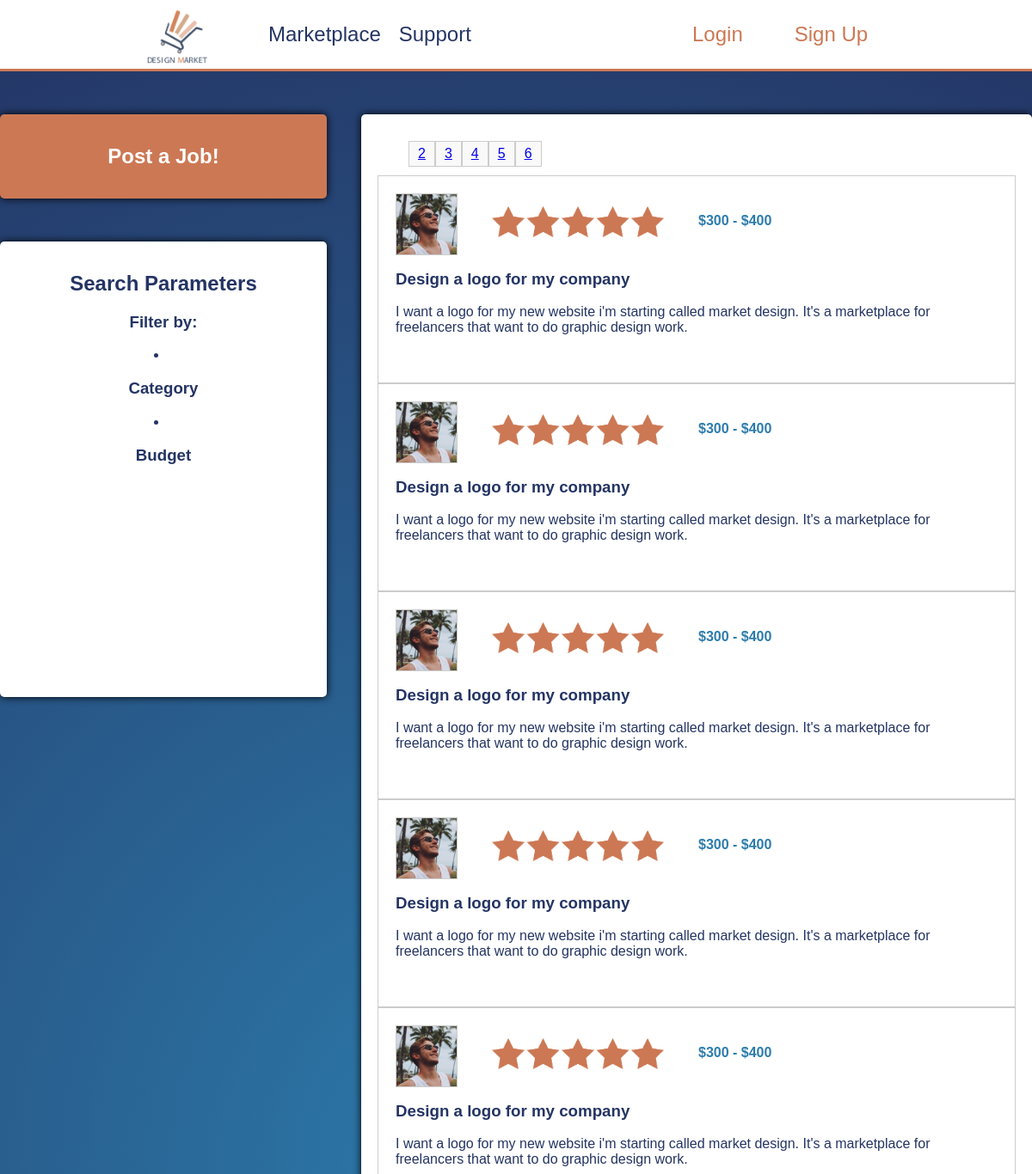
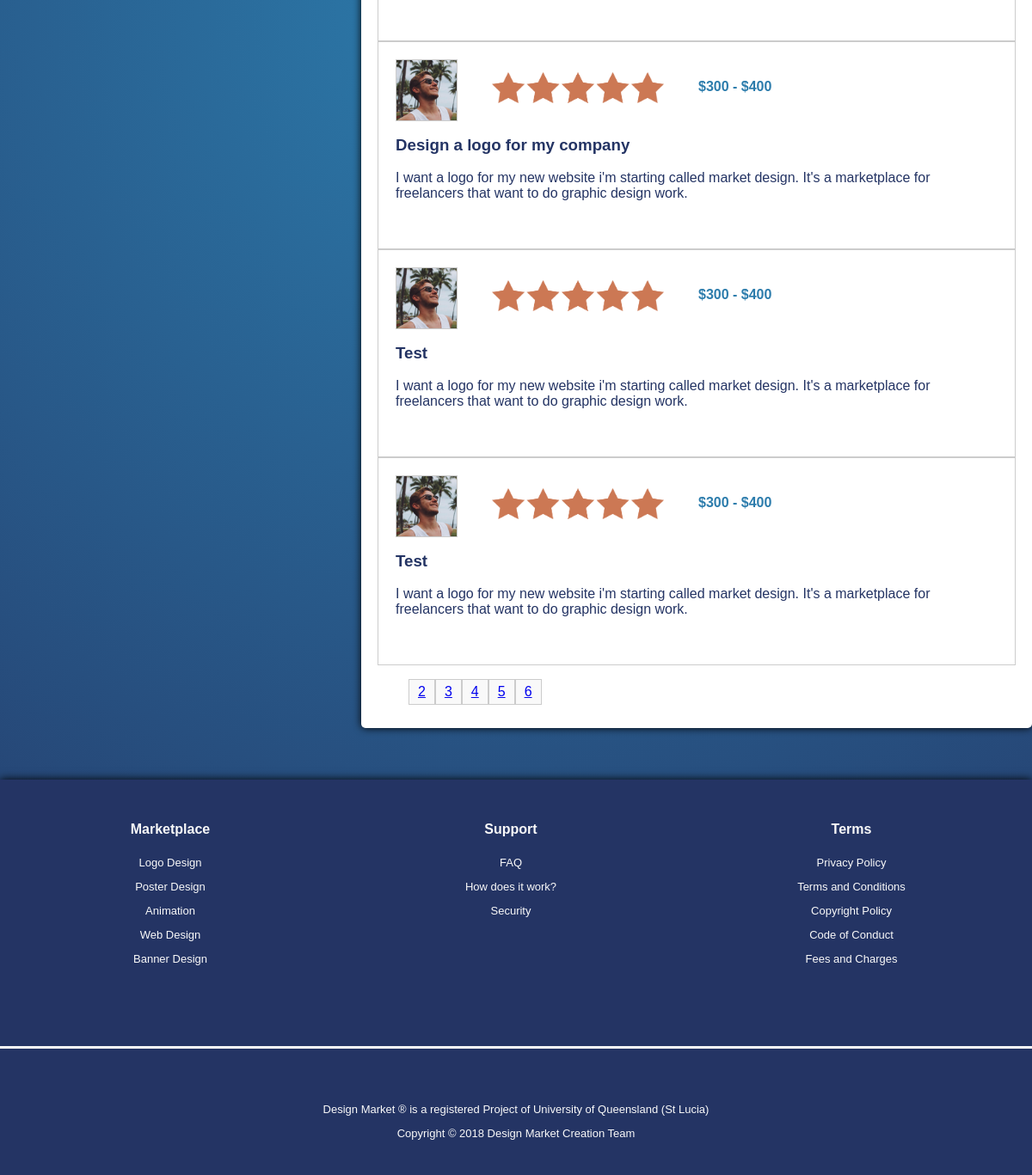
/marketplace.php?page=3, run on the app's committed database (2 pictures, top to bottom).
### tables this page shows
CREATE TABLE `posts` (
  `id` int(11) NOT NULL,
  `posted_by` varchar(255) DEFAULT NULL,
  `name` varchar(255) DEFAULT NULL,
  `description` longtext,
  `inspiration` varchar(1000) NOT NULL DEFAULT './uploads/',
  `min_budget` float NOT NULL DEFAULT '0',
  `max_budget` float NOT NULL DEFAULT '1',
  `budget_type` varchar(255) NOT NULL DEFAULT 'Hard',
  `privacy` varchar(255) NOT NULL DEFAULT 'Public',
  `completed` tinyint(1) NOT NULL DEFAULT '0',
  `date_added` timestamp NOT NULL DEFAULT CURRENT_TIMESTAMP
);

### marketplace.php (the view, shortened to what this page needs)
<?php
    $con = mysqli_connect("localhost", "admin", "password", "design_market");
    $sql = "SELECT * FROM posts WHERE completed='0' ORDER BY date_added";
    $result = $con->query($sql);
    $totalposts = $result->num_rows;
?>
<!DOCTYPE html>
<html>
    <link rel="stylesheet" href="css/style.css">
    <head>
        <?php
            if (!isset($_GET['page'])) {
                echo "<script>window.location.replace('./marketplace.php?page=1')</script>";
            } else if ($_GET['page'] > ceil($totalposts/8)) {
                echo "<script>window.location.replace('./marketplace.php?page=1')</script>";
            } else  {
                $page = $_GET['page'];
            }
        ?>
    </head>
    <body>
        <?php include('header.php'); ?>
        <div id="marketplaceContainer">
            <a href="postProject.php" id="marketPoster">
                <h2>Post a Job!</h2>
            </a>
            <div id="marketPosts">
                <div id="marketPages">
                    <ul>
                        <?php
                            if ($page + 4 > ceil($totalposts/8)) {
                                $navstart = ceil($totalposts/8) - 4;
                                if (0 > $navstart) {
                                    $navstart = 1;
                                }
                            } else {
                                if ($page == 1) {
                                    $navstart = 1;
                                } else {
                                    $navstart = $page - 1;
                                }
                            }
                            for ($i = $navstart; $i < $navstart + 5; $i++) {
                                if ($i <= ceil($totalposts/8)) {
                                    echo "<li><a href='./marketplace.php?page=$i'>$i</a></li>";
                                }
                            }
                        ?>
                    </ul>
                </div>
                <?php
                    $offset = ($page - 1) * 8;
                    $sql = "SELECT * FROM posts WHERE completed='0'  ORDER BY date_added DESC LIMIT $offset, 8";
                    $result = $con->query($sql);
                    while ($array = $result->fetch_assoc()) {
                ?>
                        <div id="userPost">
                            <ul>
                                <li><img src="images/ben.png" width="70" id="postImage"></li>
                                <li><img src="images/fiveStars.png" width="200" id="postRating"></li>
                                <li><h4><?php echo "$" . $array['min_budget'] . " - $" . $array['max_budget']; ?></h4></li>
                            </ul>
                            <h3><?php echo $array['name']; ?></h3>
                            <p><?php echo $array['description'] ?></p>
                        </div>
                <?php
                    }
                ?>
                <div id="marketPages">
                    <ul>
                        <?php
                            if ($page + 4 > ceil($totalposts/8)) {
                                $navstart = ceil($totalposts/8) - 4;
                                if (0 > $navstart) {
                                    $navstart = 1;
                                }
                            } else {
                                if ($page == 1) {
                                    $navstart = 1;
                                } else {
                                    $navstart = $page - 1;
                                }
                            }
                            for ($i = $navstart; $i < $navstart + 5; $i++) {
                                if ($i <= ceil($totalposts/8)) {
                                    echo "<li><a href='./marketplace.php?page=$i'>$i</a></li>";
                                }
                            }
                        ?>
                    </ul>
                </div>
            </div>
            <div id="marketSearch">
                <h2>Search Parameters</h2>
                <h3>Filter by:</h3>
                <li><h3>Category</h3></li>
                <li><h3>Budget</h3></li>
            </div>
            <div id="footerBreaker">
            </div>
        </div>
        <?php include('footer.php'); ?>
    </body>
</html>

### designMarket/css/style.css (style rules this page uses)
body { background: radial-gradient(circle, #2C7CAC, #243464); background-color: #2C7CAC; background-repeat:round; font-family: Helvetica; margin: 0; padding: 0; width: 100%; }
p { color: #243464; }
#marketplaceContainer { margin: 0 auto; width: 1200px; margin-bottom: 50px; height: 2140px; }
#marketPoster { margin-top: 50px; display: block; background-color: #CC7854; color: white; text-align: center; padding: 15px; box-shadow: 0px 0px 10px black; border-radius: 5px; width: 350px; float: left; text-decoration: none; transition: 0.4s; -webkit-transition: 0.4s; }
#marketSearch { margin-top: 50px; display: block; background-color: white; color: #243464; text-align: center; padding: 15px; box-shadow: 0px 0px 10px black; border-radius: 5px; width: 350px; float: left; height: 500px; }
#marketPosts { margin-top: 50px; display: block; background-color: white; color: #243464; text-align: left; padding: 15px; box-shadow: 0px 0px 10px black; border-radius: 5px; width: 750px; float: right; height: 2050px; }
#marketPages { height: 10px; float: none; margin-bottom: 30px; }
#marketPages li { list-style: none; background-color: #f9f9f9; padding-bottom: 5px; padding-top: 5px; padding-left: 10px; padding-right: 10px; float: left; border: solid 1px #ccc; margin-bottom: 10px; }
#userPost { margin: 0 auto; height: 200px; width: 700px; border: solid 1px #ccc; padding: 20px; }
#postImage { border: solid 1px #ccc; }
#postRating { margin-top: 15px; }
#userPost h4 { margin-top: 23px; color: #2C7CAC; }
#userPost ul { width: 650px; height: 70px; padding-left: 0px; margin-top: 0px; }
#userPost li { list-style: none; float: left; margin-right: 40px; }
#footerBreaker { height: 1px; width: 100%; }

### data on the page
posts: min_budget "300", max_budget "400", name "Design a logo for my company", description "I want a logo for my new website i'm starting called market design. It's a marketplace for freelancers that want to do graphic design work."
posts: min_budget "300", max_budget "400", name "Design a logo for my company", description "I want a logo for my new website i'm starting called market design. It's a marketplace for freelancers that want to do graphic design work."
posts: min_budget "300", max_budget "400", name "Design a logo for my company", description "I want a logo for my new website i'm starting called market design. It's a marketplace for freelancers that want to do graphic design work."
posts: min_budget "300", max_budget "400", name "Design a logo for my company", description "I want a logo for my new website i'm starting called market design. It's a marketplace for freelancers that want to do graphic design work."
posts: min_budget "300", max_budget "400", name "Design a logo for my company", description "I want a logo for my new website i'm starting called market design. It's a marketplace for freelancers that want to do graphic design work."
posts: min_budget "300", max_budget "400", name "Design a logo for my company", description "I want a logo for my new website i'm starting called market design. It's a marketplace for freelancers that want to do graphic design work."
posts: min_budget "300", max_budget "400", name "Test", description "I want a logo for my new website i'm starting called market design. It's a marketplace for freelancers that want to do graphic design work."
posts: min_budget "300", max_budget "400", name "Test", description "I want a logo for my new website i'm starting called market design. It's a marketplace for freelancers that want to do graphic design work."
